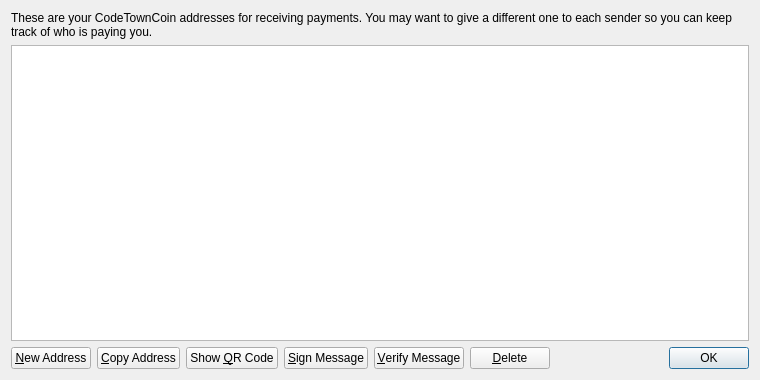
<?xml version="1.0" encoding="UTF-8"?>
<ui version="4.0">
 <class>AddressBookPage</class>
 <widget class="QWidget" name="AddressBookPage">
  <property name="geometry">
   <rect>
    <x>0</x>
    <y>0</y>
    <width>760</width>
    <height>380</height>
   </rect>
  </property>
  <property name="windowTitle">
   <string>Address Book</string>
  </property>
  <layout class="QVBoxLayout" name="verticalLayout">
   <item>
    <widget class="QLabel" name="labelExplanation">
     <property name="text">
      <string>These are your CodeTownCoin addresses for receiving payments. You may want to give a different one to each sender so you can keep track of who is paying you.</string>
     </property>
     <property name="textFormat">
      <enum>Qt::PlainText</enum>
     </property>
     <property name="wordWrap">
      <bool>true</bool>
     </property>
    </widget>
   </item>
   <item>
    <widget class="QTableView" name="tableView">
     <property name="contextMenuPolicy">
      <enum>Qt::CustomContextMenu</enum>
     </property>
     <property name="toolTip">
      <string>Double-click to edit address or label</string>
     </property>
     <property name="tabKeyNavigation">
      <bool>false</bool>
     </property>
     <property name="alternatingRowColors">
      <bool>true</bool>
     </property>
     <property name="selectionMode">
      <enum>QAbstractItemView::SingleSelection</enum>
     </property>
     <property name="selectionBehavior">
      <enum>QAbstractItemView::SelectRows</enum>
     </property>
     <property name="sortingEnabled">
      <bool>true</bool>
     </property>
     <attribute name="verticalHeaderVisible">
      <bool>false</bool>
     </attribute>
    </widget>
   </item>
   <item>
    <layout class="QHBoxLayout" name="horizontalLayout">
     <item>
      <widget class="QPushButton" name="newAddressButton">
       <property name="toolTip">
        <string>Create a new address</string>
       </property>
       <property name="text">
        <string>&amp;New Address</string>
       </property>
       <property name="icon">
        <iconset resource="../bitcoin.qrc">
         <normaloff>:/icons/add</normaloff>:/icons/add</iconset>
       </property>
      </widget>
     </item>
     <item>
      <widget class="QPushButton" name="copyToClipboard">
       <property name="toolTip">
        <string>Copy the currently selected address to the system clipboard</string>
       </property>
       <property name="text">
        <string>&amp;Copy Address</string>
       </property>
       <property name="icon">
        <iconset resource="../bitcoin.qrc">
         <normaloff>:/icons/editcopy</normaloff>:/icons/editcopy</iconset>
       </property>
      </widget>
     </item>
     <item>
      <widget class="QPushButton" name="showQRCode">
       <property name="text">
        <string>Show &amp;QR Code</string>
       </property>
       <property name="icon">
        <iconset resource="../bitcoin.qrc">
         <normaloff>:/icons/qrcode</normaloff>:/icons/qrcode</iconset>
       </property>
      </widget>
     </item>
     <item>
      <widget class="QPushButton" name="signMessage">
       <property name="toolTip">
        <string>Sign a message to prove you own a Bitcoin address</string>
       </property>
       <property name="text">
        <string>&amp;Sign Message</string>
       </property>
       <property name="icon">
        <iconset resource="../bitcoin.qrc">
         <normaloff>:/icons/edit</normaloff>:/icons/edit</iconset>
       </property>
      </widget>
     </item>
     <item>
      <widget class="QPushButton" name="verifyMessage">
       <property name="toolTip">
        <string>Verify a message to ensure it was signed with a specified Bitcoin address</string>
       </property>
       <property name="text">
        <string>&amp;Verify Message</string>
       </property>
       <property name="icon">
        <iconset resource="../bitcoin.qrc">
         <normaloff>:/icons/transaction_0</normaloff>:/icons/transaction_0</iconset>
       </property>
      </widget>
     </item>
     <item>
      <widget class="QPushButton" name="deleteButton">
       <property name="toolTip">
        <string>Delete the currently selected address from the list. Only sending addresses can be deleted.</string>
       </property>
       <property name="text">
        <string>&amp;Delete</string>
       </property>
       <property name="icon">
        <iconset resource="../bitcoin.qrc">
         <normaloff>:/icons/remove</normaloff>:/icons/remove</iconset>
       </property>
      </widget>
     </item>
     <item>
      <spacer name="horizontalSpacer">
       <property name="orientation">
        <enum>Qt::Horizontal</enum>
       </property>
       <property name="sizeHint" stdset="0">
        <size>
         <width>40</width>
         <height>20</height>
        </size>
       </property>
      </spacer>
     </item>
     <item>
      <widget class="QDialogButtonBox" name="buttonBox">
       <property name="sizePolicy">
        <sizepolicy hsizetype="Maximum" vsizetype="Fixed">
         <horstretch>0</horstretch>
         <verstretch>0</verstretch>
        </sizepolicy>
       </property>
       <property name="standardButtons">
        <set>QDialogButtonBox::Ok</set>
       </property>
      </widget>
     </item>
    </layout>
   </item>
  </layout>
 </widget>
 <resources>
  <include location="../bitcoin.qrc"/>
 </resources>
 <connections/>
</ui>
